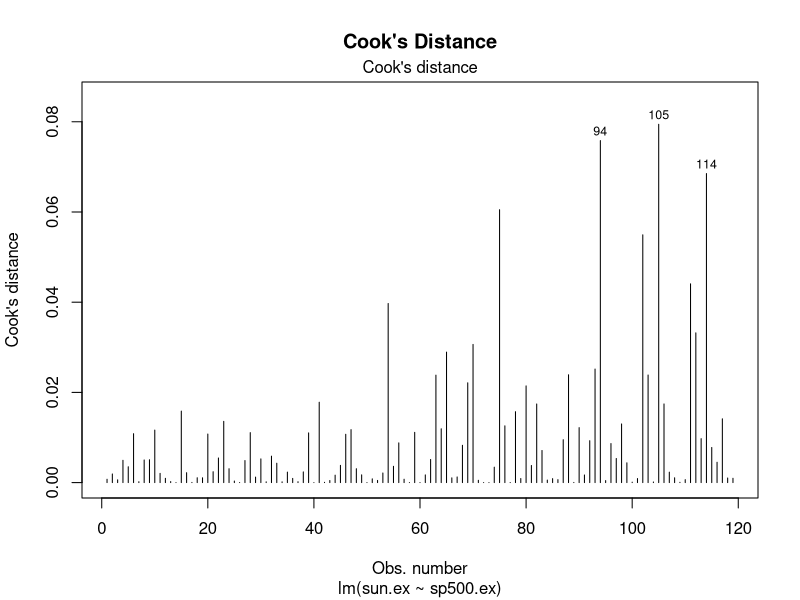
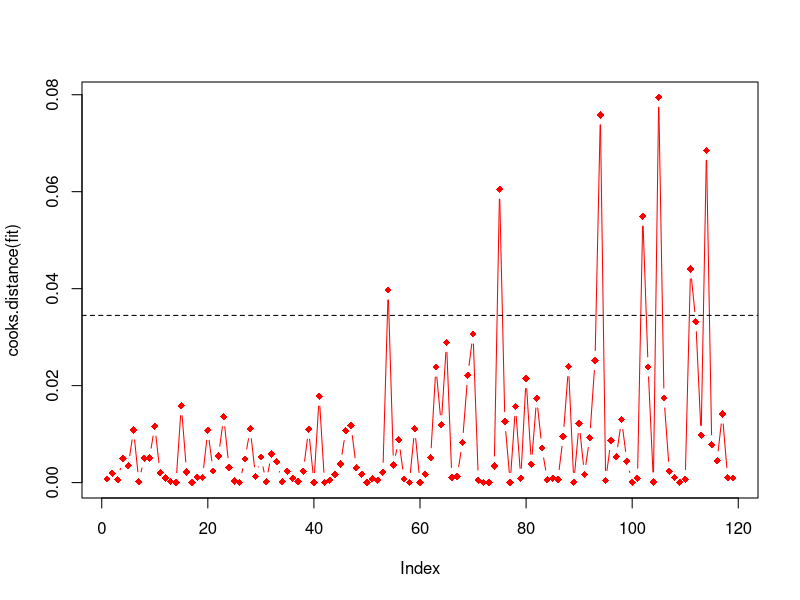
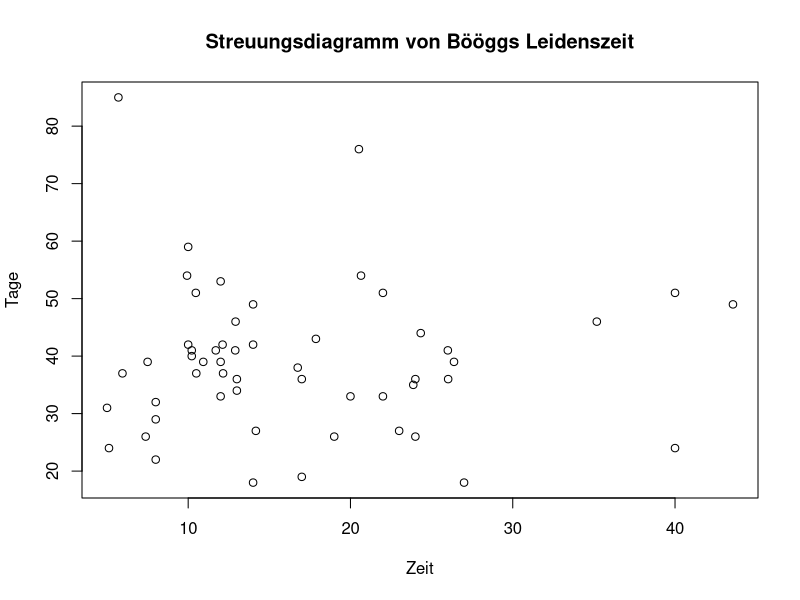
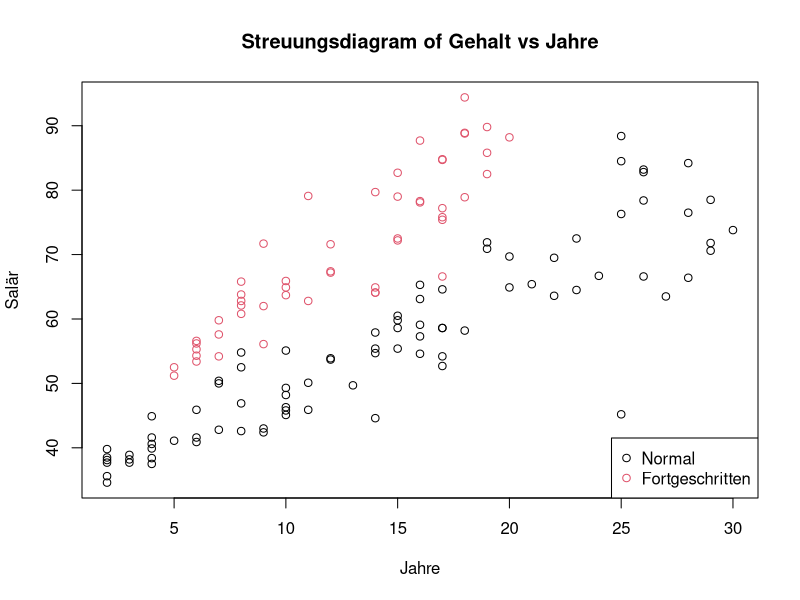
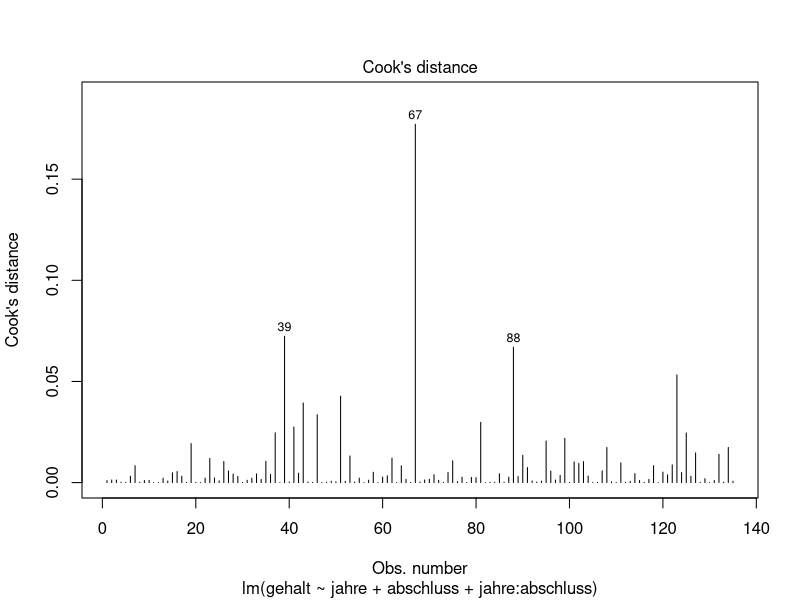
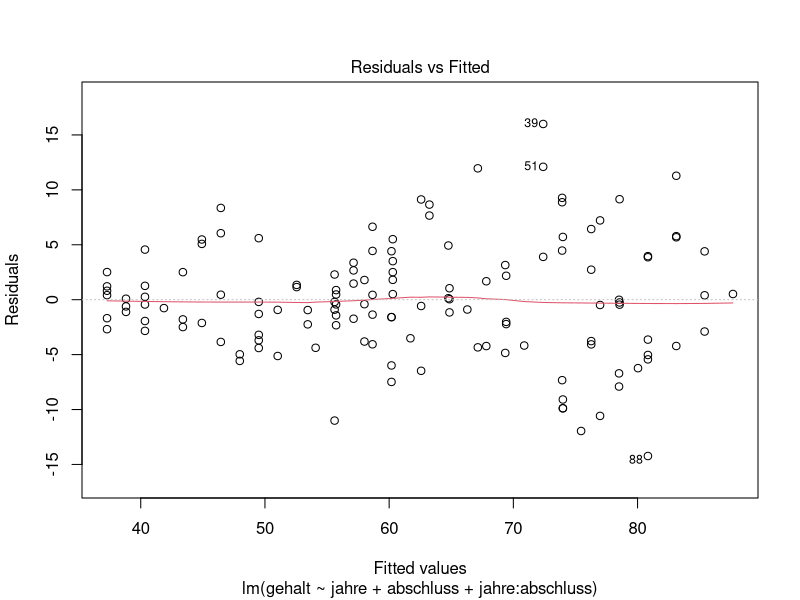
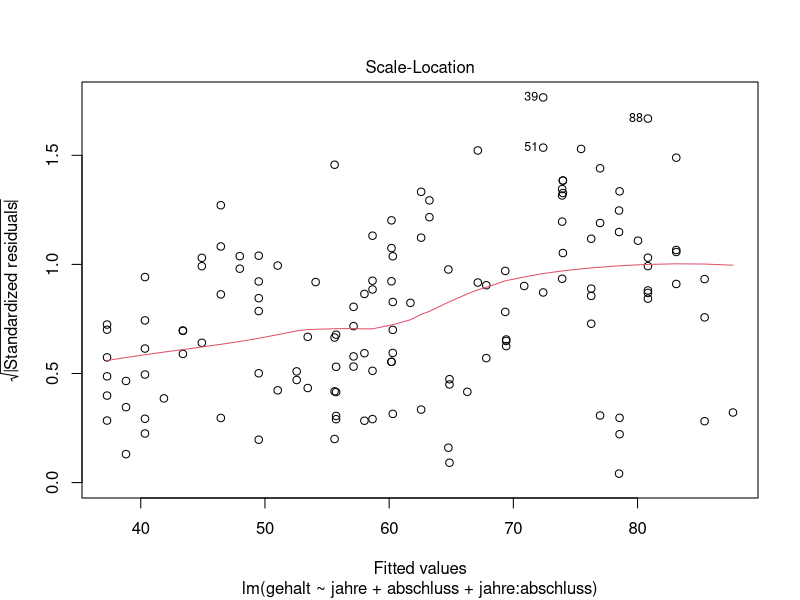
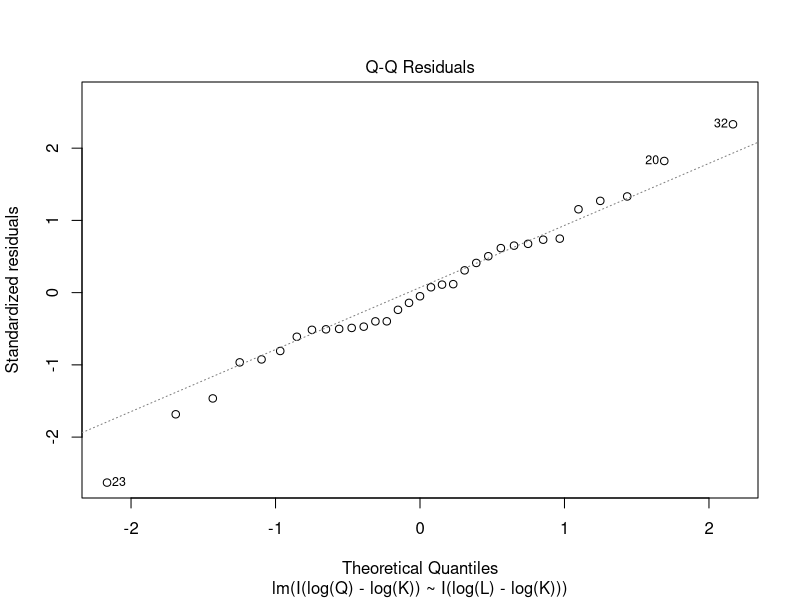

Here is the R script that generated these plots, in order:
## ---- chunk 1
# Erstellen des Datensatzes
ross_13_3_6 <- matrix(c(12, 10, 4, 32, 40, 38, 7, 12, 25),
    nrow = 3, byrow = TRUE,
    dimnames = list(c("Above", "Average", "Below"), c("1", "2", "3+"))
)
ross_13_3_6
## ---- chunk 2
# Durchführung des Chi-Quadrat-Tests
chisq_test <- chisq.test(ross_13_3_6)
chisq_test
## ---- chunk 3
round(chisq.test(ross_13_3_6)$expected, 1)
## ---- chunk 4
# Einlesen der Daten für Aufgabe 2
medikament <- read.csv("data/medikament.csv")
head(medikament)
## ---- chunk 5
# Berechnung des Konfidenz-Intervalls
senkung <- medikament$before - medikament$after
ci <- t.test(senkung)$conf.int
ci
## ---- chunk 6
# Berechnung der Korrelation
cor(medikament$before, medikament$after)
## ---- chunk 7
# Direkte Berechnung von s_D
sd(senkung)

# Indirekte Berechnung von s_D
sqrt(var(medikament$before) + var(medikament$after) - 2 *
    cor(medikament$before, medikament$after) * sd(medikament$before) * sd(medikament$after))
## ---- chunk 8
# Einlesen der Placebodaten
placebo <- read.csv("data/placebo.csv")

# Berechnung der Konfidenz-Intervalle für die Differenzen
senkung_placebo <- placebo$before - placebo$after
t.test(senkung, senkung_placebo)$conf.int
## ---- chunk 9
# Einlesen der Daten für Aufgabe 3
aktien <- read.csv("data/aktien.csv")
head(aktien)
## ---- chunk 10
# CAPM-Modell
fit <- lm(sun.ex ~ sp500.ex, data = aktien)
summary(fit)
## ---- chunk 11
# Berechnung der Cook's Distance
plot(fit, main = "Cook's Distance", which = 4)
plot(cooks.distance(fit), type = "b", pch = 18, col = "red")
N <- nrow(aktien)
k <- 2
cutoff <- 4 / (N - k - 1)
abline(h = cutoff, lty = 2)
## ---- chunk 12
# Konfidenz-Intervall für Beta
confint(fit)["sp500.ex", ]
## ---- chunk 13
# Hypothesentest für Alpha
summary(fit)$coefficients["(Intercept)", ]
## ---- chunk 14
# Vorhersage
new_data <- data.frame(sp500.ex = 3)
predict(fit, newdata = new_data)
## ---- chunk 15
# Konfidenz-Intervall
predict(fit, newdata = new_data, interval = "confidence")
## ---- chunk 16
# Einlesen der Daten für Aufgabe 4
boegg <- read.csv("data/boegg.csv")
head(boegg)
## ---- chunk 17
# Streudiagramm
plot(boegg$time, boegg$days, xlab = "Zeit", ylab = "Tage", main = "Streuungsdiagramm von Bööggs Leidenszeit")
## ---- chunk 18
# Lineares Modell
fit_boegg <- lm(days ~ time, data = boegg)
summary(fit_boegg)
## ---- chunk 19
# Hypothesentest
summary(fit_boegg)$coefficients["time", ]
## ---- chunk 20
# Vorhersage für 2019
new_data <- data.frame(time = 17.73)
predict(fit_boegg, newdata = new_data, interval = "prediction", level = 0.90)
## ---- chunk 21
# Entfernung der einflussreichen Beobachtungen
cooksd_boegg <- cooks.distance(fit_boegg)
influential_boegg <- which(cooksd_boegg > (4 / (nrow(boegg) - 2 - 1)))
boegg_no_infl <- boegg[-influential_boegg, ]

# Neues Modell ohne einflussreiche Beobachtungen
fit_boegg_no_infl <- lm(days ~ time, data = boegg_no_infl)
summary(fit_boegg_no_infl)
predict(fit_boegg_no_infl, data.frame(year = 2019, days = 10, time = 17.73),
    interval = "prediction", level = 0.90
)
## ---- chunk 22
# Einlesen der Daten für Aufgabe 5
cocaine <- read.csv("data/cocaine.csv")
## ---- chunk 23
fit_cocaine <- lm(price ~ quant + qual + trend, data = cocaine)
summary(fit_cocaine)
## ---- chunk 24
# option 1
predict(fit_cocaine, data.frame(price = 0, quant = 100, qual = 60, trend = 10), se = T)

# option 2
predict(fit_cocaine, data.frame(price = 0, quant = 100, qual = 60, trend = 10), interval = "prediction", level = 0.90)
## ---- chunk 25
# Einlesen der Daten für Aufgabe 6
berufe <- read.csv("data/berufe.csv")
## ---- chunk 26
plot(berufe$jahre, berufe$gehalt,
    col = berufe$abschluss + 1, xlab = "Jahre", ylab = "Salär", main =
        "Streuungsdiagram of Gehalt vs Jahre"
)
legend("bottomright", legend = c("Normal", "Fortgeschritten"), col = 1:2, pch = 1)
## ---- chunk 27
fit_beruf <- lm(gehalt ~ jahre + abschluss, data = berufe)
summary(fit_beruf)
## ---- chunk 28
fit_beruf_2 <- lm(gehalt ~ jahre + abschluss, data = berufe)
summary(fit_beruf_2)
## ---- chunk 29
fit_beruf_3 <- lm(gehalt ~ jahre + abschluss + jahre:abschluss, data = berufe)
summary(fit_beruf_3)
## ---- chunk 30
# Suchen nach Ausreissern (Cook's Distance, Obs. 67 sieht nach Ausreisser aus)
plot(fit_beruf_3, which = 4)
fit_beruf_4 <- lm(gehalt ~ jahre + abschluss + jahre:abschluss, data = berufe[-67, ])
summary(fit_beruf_4)
## ---- chunk 31
confint(fit_beruf_4, level = 0.9)["jahre", ]
plot(fit_beruf_4, which = 1)
plot(fit_beruf_4, which = 3)
## ---- chunk 32
# HC3 Inference
lmtest::coeftest(fit_beruf_4, vcov = sandwich::vcovHC(fit_beruf_4, type = "HC3"))["jahre", ]
## ---- chunk 33
knitr::kable(
    data.frame(
        " " = c("Alter = 30", "Alter = 45"),
        "Strategie (g1)" = c(6, 21),
        "Strategie (g2)" = c(4, 19)
    ),
    col.names = c("", "Strategie (g1)", "Strategie (g2)"),
    align = c("l", "c", "c"),
    caption = " "
)
## ---- chunk 34
knitr::kable(
    data.frame(
        " " = c("Alter = 30", "Alter = 45"),
        "Strategie (g1)" = c(43.41, 51.19),
        "Strategie (g2)" = c(66.36, 85.54)
    ),
    col.names = c("", "Strategie (g1)", "Strategie (g2)"),
    align = c("l", "c", "c"),
    caption = " "
)
## ---- chunk 35
# Einlesen der Daten für Aufgabe 7
production <- read.csv("data/production.csv")
## ---- chunk 36
fit_production <- lm(log(Q) ~ log(L) + log(K), data = production)
fit_constant_returns <- lm(I(log(Q) - log(K)) ~ I(log(L) - log(K)), data = production)
summary(fit_production)
summary(fit_constant_returns)
## ---- chunk 37
car::linearHypothesis(fit_production, hypothesis.matrix = c(0, 1, 1), rhs = 1)
## ---- chunk 38
predict(fit_constant_returns, data.frame(K = 20, L = 25, Q = 0), se = T)
qt(0.975, 31)
0.109 + 2.039513 * sqrt(0.0947^2 + 0.21349^2)
exp(-0.3673303 + log(20))
exp(0.5853303 + log(20))
## ---- chunk 39
exp(predict(fit_constant_returns, data.frame(K = 20, L = 25, Q = 0),
    interval = "prediction", level = 0.95
) + log(20))
## ---- chunk 40
plot(fit_constant_returns, which = 2)
